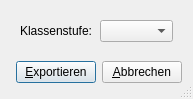
<?xml version="1.0" encoding="UTF-8"?>
<ui version="4.0">
 <class>Dialog</class>
 <widget class="QDialog" name="Dialog">
  <property name="geometry">
   <rect>
    <x>0</x>
    <y>0</y>
    <width>193</width>
    <height>95</height>
   </rect>
  </property>
  <property name="windowTitle">
   <string>FMD exportieren</string>
  </property>
  <property name="sizeGripEnabled">
   <bool>true</bool>
  </property>
  <layout class="QGridLayout" name="gridLayout">
   <item row="1" column="0">
    <layout class="QHBoxLayout">
     <property name="spacing">
      <number>6</number>
     </property>
     <property name="leftMargin">
      <number>0</number>
     </property>
     <property name="topMargin">
      <number>0</number>
     </property>
     <property name="rightMargin">
      <number>0</number>
     </property>
     <property name="bottomMargin">
      <number>0</number>
     </property>
     <item>
      <spacer>
       <property name="orientation">
        <enum>Qt::Horizontal</enum>
       </property>
       <property name="sizeHint" stdset="0">
        <size>
         <width>71</width>
         <height>31</height>
        </size>
       </property>
      </spacer>
     </item>
     <item>
      <widget class="QPushButton" name="okButton">
       <property name="text">
        <string>&amp;Exportieren</string>
       </property>
      </widget>
     </item>
     <item>
      <widget class="QPushButton" name="cancelButton">
       <property name="text">
        <string>&amp;Abbrechen</string>
       </property>
      </widget>
     </item>
     <item>
      <spacer>
       <property name="orientation">
        <enum>Qt::Horizontal</enum>
       </property>
       <property name="sizeHint" stdset="0">
        <size>
         <width>40</width>
         <height>20</height>
        </size>
       </property>
      </spacer>
     </item>
    </layout>
   </item>
   <item row="0" column="0">
    <widget class="QWidget" name="widget" native="true">
     <property name="sizePolicy">
      <sizepolicy hsizetype="Preferred" vsizetype="MinimumExpanding">
       <horstretch>0</horstretch>
       <verstretch>0</verstretch>
      </sizepolicy>
     </property>
     <layout class="QGridLayout" name="gridLayout_2">
      <item row="0" column="0">
       <widget class="QLabel" name="label">
        <property name="text">
         <string>Klassenstufe:</string>
        </property>
       </widget>
      </item>
      <item row="0" column="1">
       <widget class="QComboBox" name="comboBox"/>
      </item>
     </layout>
    </widget>
   </item>
  </layout>
 </widget>
 <resources/>
 <connections>
  <connection>
   <sender>okButton</sender>
   <signal>clicked()</signal>
   <receiver>Dialog</receiver>
   <slot>accept()</slot>
   <hints>
    <hint type="sourcelabel">
     <x>278</x>
     <y>253</y>
    </hint>
    <hint type="destinationlabel">
     <x>96</x>
     <y>254</y>
    </hint>
   </hints>
  </connection>
  <connection>
   <sender>cancelButton</sender>
   <signal>clicked()</signal>
   <receiver>Dialog</receiver>
   <slot>reject()</slot>
   <hints>
    <hint type="sourcelabel">
     <x>369</x>
     <y>253</y>
    </hint>
    <hint type="destinationlabel">
     <x>179</x>
     <y>282</y>
    </hint>
   </hints>
  </connection>
 </connections>
</ui>
